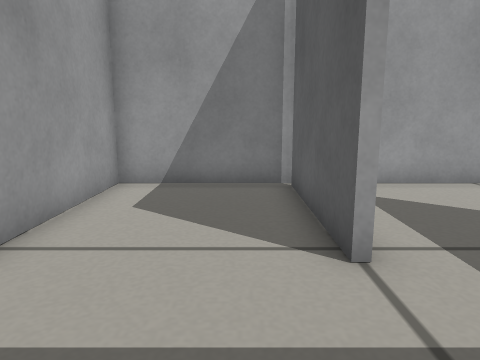
view 1 (above)

12 first-person views from a walk through a Gazebo world. The camera is 0.35 m above the floor, tilts 10° down and sees 70° across. The floor is counted in squares, 0.2 m on a side. Each view is taken from the middle of a square. On the plan, view 1 faces up. The plan holds only what a view shows up to about 17 squares ahead; the rest is blank.

view 2
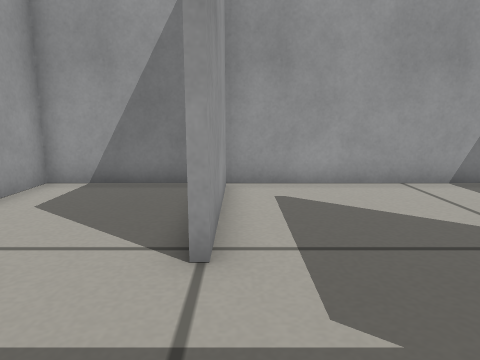

view 3
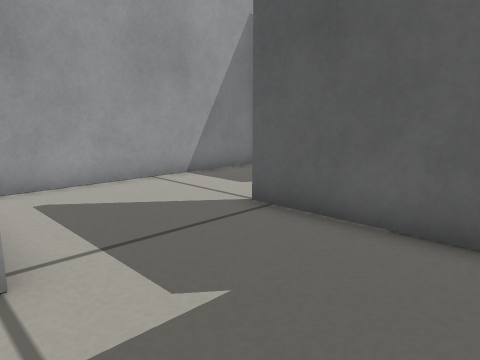

view 4
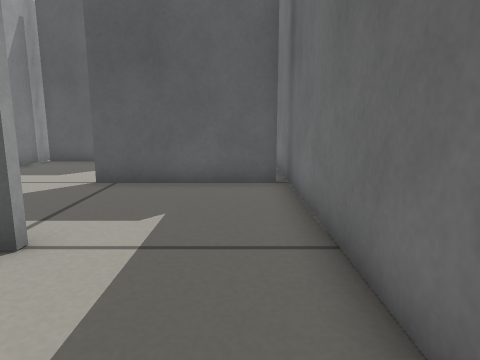

view 5
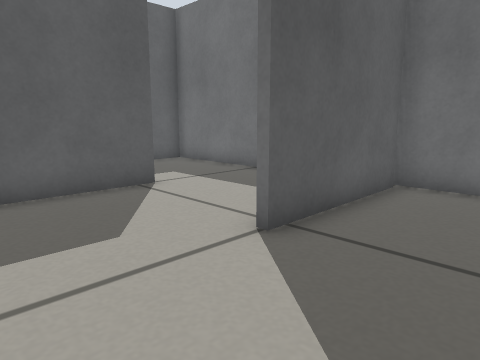

view 6
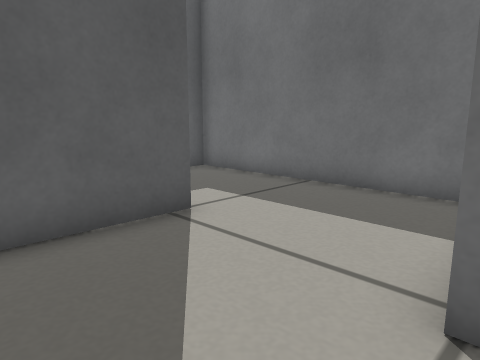

view 7
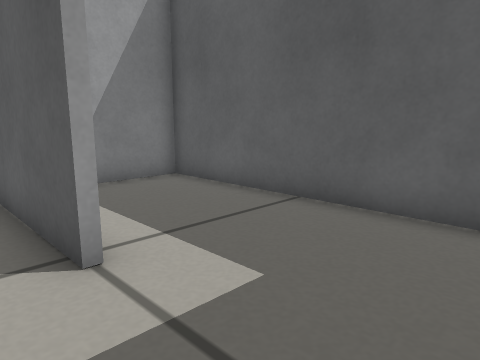

view 8
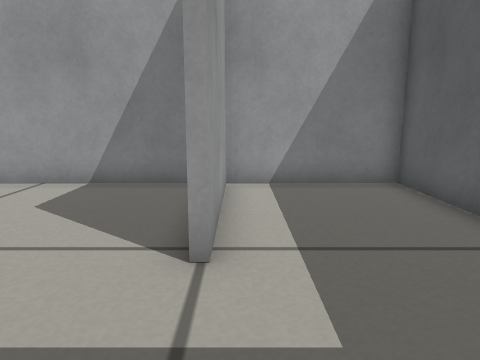

view 9
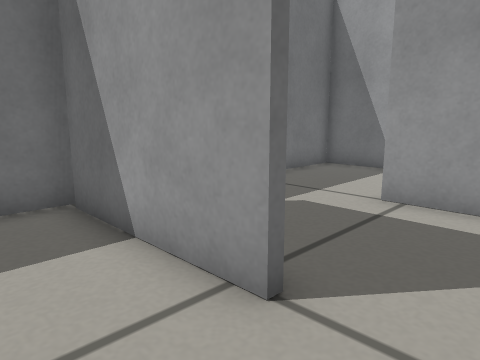

view 10
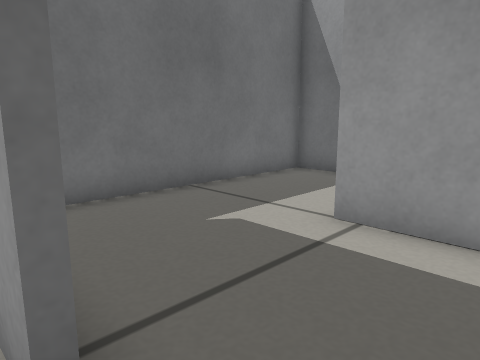

view 11
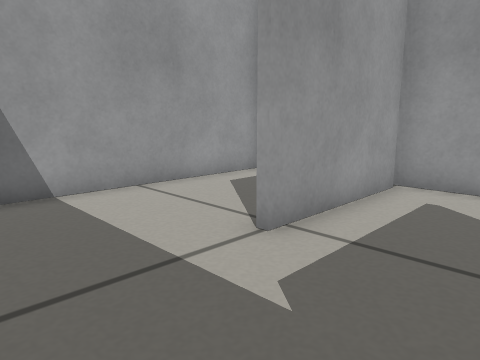

view 12
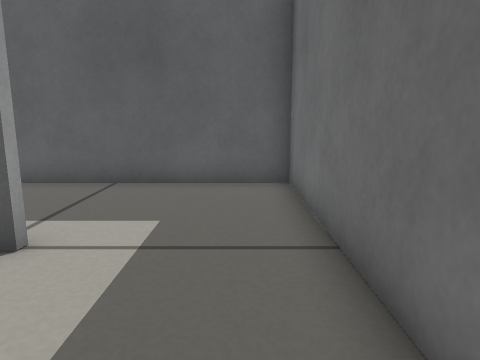

### Floor plan
Ten units are one square. View 1 is at (0, 0); x grows to the right and y downward. Boxes are objects, and circles mark ways between rooms. Rooms are numbered by the first view taken in them; rooms with no view inside come last. Other rooms are left out.
<svg viewBox="-39 -99 208 108">
<path fill="none" stroke="#000" d="M14 -40 14 -90M11 -94 -34 -94 -34 4 15 4M15 4 60 4M64 1 64 -35M16 -91 16 -40 14 -40M65 -94 11 -94M64 -35 64 -50M66 -34 66 0M60 4 105 4M116 -90 116 -40 114 -40M105 4 164 4 164 -94 110 -94M66 -51 66 -34M110 -94 65 -94M114 -40 114 -90"/>
<circle cx="10" cy="-15" r="3" fill="#2a7"/>
<circle cx="35" cy="-45" r="3" fill="#2a7"/>
<circle cx="60" cy="-75" r="3" fill="#2a7"/>
<circle cx="110" cy="-15" r="3" fill="#2a7"/>
<circle cx="85" cy="-45" r="3" fill="#2a7"/>
<text x="-10" y="-40">1</text>
<text x="30" y="-20">2</text>
<text x="40" y="-70">3</text>
<text x="80" y="-20">4</text>
<text x="140" y="-40">5</text>
<text x="80" y="-70">6</text>
</svg>
Room 1 opens to room 2. Room 2 opens to room 3. Room 3 opens to room 6. Room 4 opens to room 5. Room 4 opens to room 6.

Where each view was taken, in squares from view 1:
view 1: 0 up, 0 right, facing up
view 2: 0 up, 2 right, facing up
view 3: 0 up, 1 right, facing up-right
view 4: 1 up, 3 left, facing right
view 5: 9 up, 3 right, facing down-right
view 6: 8 up, 6 right, facing down-right
view 7: 0 up, 10 right, facing up-right
view 8: 0 up, 12 right, facing up
view 9: 7 up, 9 right, facing down-left
view 10: 7 up, 7 right, facing down-left
view 11: 0 up, 5 right, facing up-left
view 12: 1 up, 7 right, facing right
